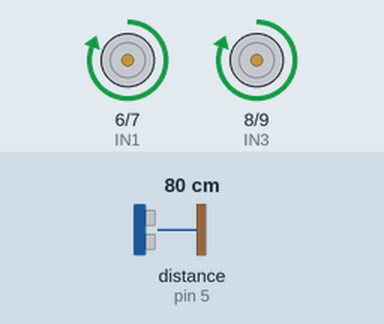
Simulated run of this sketch. Board: Arduino Uno, built with avr-gcc and run on an emulated ATmega328P. On the bench: motor-driver pin pairs drawn as motors (green arrow = first pin HIGH = forward, orange = second pin HIGH = backward, longer = more drive). The inputs (shaded band) are chosen by the test bench; at power-on: distance to the obstacle (sensor on pin 5) 80 cm. The echo pulse lasts 58.3 µs per cm.

Above: at 2.2 s.
2.3 s: distance to the obstacle (sensor on pin 5) set to 22 cm
3.8 s: distance to the obstacle (sensor on pin 5) set to 17 cm
At 5.01 s:
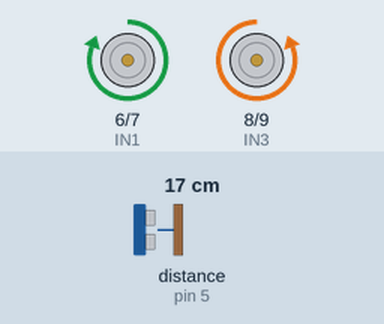
At 6.0 s:
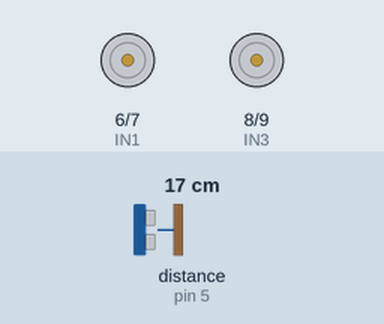
6.8 s: distance to the obstacle (sensor on pin 5) set to 35 cm
9.3 s: distance to the obstacle (sensor on pin 5) set to 2 cm
At 10.2 s:
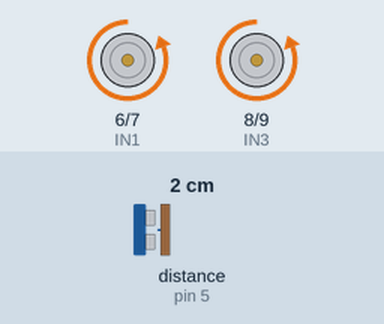
Timing chart, 0 to 13.3 s (numbered marks = the images above; inputs shaded):
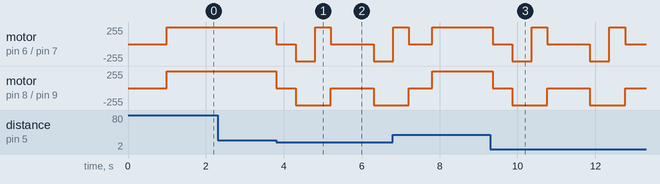

Measured:
- the behaviour switches between 20 and 19 cm on distance to the obstacle (sensor on pin 5) (found by bisection; images 0 and 1)
- after the input at 2.3 s, every drawn part: stays the same

The sketch:

AutoUltrasonicCar.ino
```cpp
#include <Ultrasonic.h>

#define TRIGGER_PIN 4
#define ECHO_PIN 5

#define IN1 6
#define IN2 7
#define IN3 8
#define IN4 9

Ultrasonic ultrasonic(TRIGGER_PIN, ECHO_PIN);

void setup() {
  pinMode(IN1,OUTPUT);
  pinMode(IN2,OUTPUT);
  pinMode(IN3,OUTPUT);
  pinMode(IN4,OUTPUT);
  delay(1000);
}

void loop() {
  robo_frente();
  float dist_cm = distancia();
  Serial.println(dist_cm);

  if(dist_cm < 20) {
    decisao();
  }

  delay(100);
}

float distancia() {
  float cmMsec;
  long microsec = ultrasonic.timing();
  cmMsec = ultrasonic.convert(microsec, Ultrasonic::CM);
  return(cmMsec);
  delay(10);
}

void robo_frente() {
  digitalWrite(IN1,HIGH);
  digitalWrite(IN2,LOW); // LOW
  digitalWrite(IN3,HIGH);
  digitalWrite(IN4,LOW); // LOW
}

void robo_tras() {
  digitalWrite(IN1,LOW);
  digitalWrite(IN2,HIGH);
  digitalWrite(IN3,LOW);
  digitalWrite(IN4,HIGH);
}

void robo_esquerda() {
  digitalWrite(IN1,HIGH);
  digitalWrite(IN2,LOW);
  digitalWrite(IN3,LOW);
  digitalWrite(IN4,HIGH);
}

void robo_parado() {
  digitalWrite(IN1,LOW);
  digitalWrite(IN2,LOW);
  digitalWrite(IN3,LOW);
  digitalWrite(IN4,LOW);
}

void decisao() {
  robo_parado();
  delay(500);
  robo_tras();
  delay(500);
  robo_esquerda();
  delay(400);
  robo_parado();
  delay(500);
}
```
